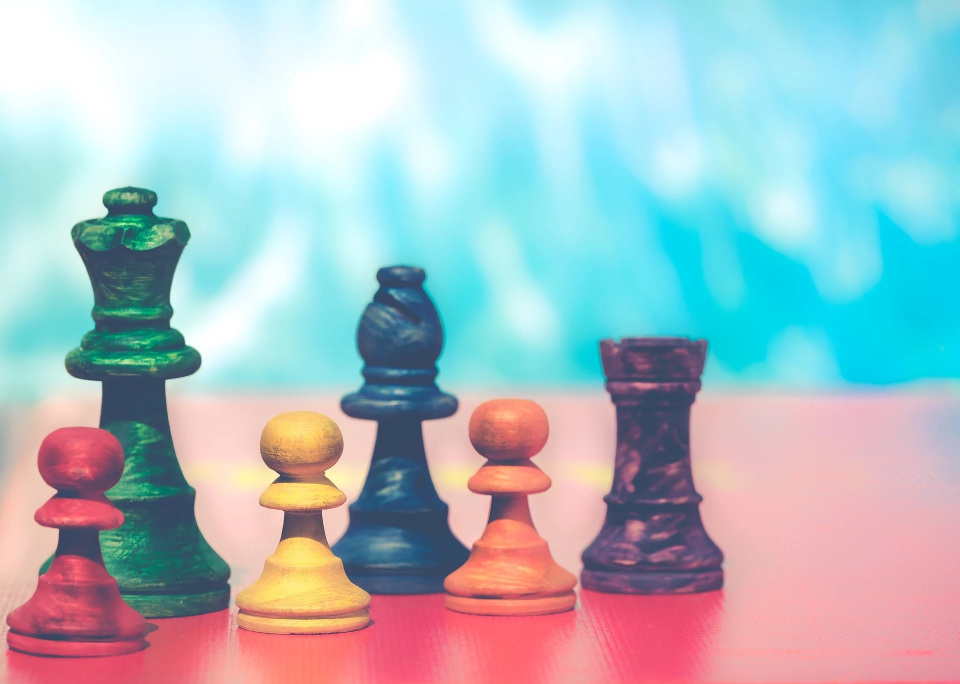
#> input picture 2_edit/apple.png, 1920 x 1368 px (shown at 1/2 size)
$ python 5_cutting.py
#> lines starting #> are read from the running program, lines starting #| are printed output that depends on the picture
import cv2
import os

os.chdir(os.path.dirname(__file__))

src = cv2.imread("apple.png",cv2.IMREAD_COLOR)
#> src is the input picture: shape (1368, 1920, 3); mean B, G, R 195.2, 188.6, 169.4
dst = src[100:600, 200:700].copy()
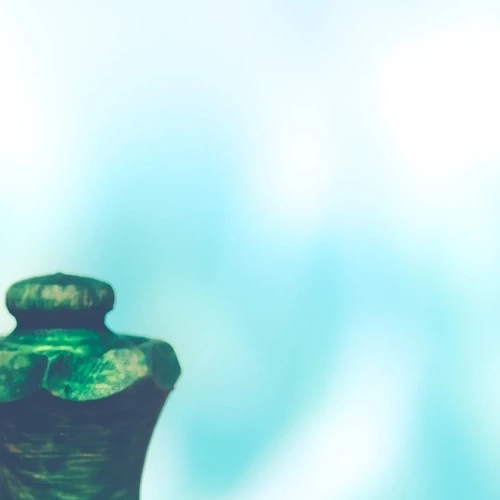
#> dst: shape (500, 500, 3); mean B, G, R 230.9, 228.5, 187.6

cv2.imshow("src",src)
cv2.imshow("dst",dst)
cv2.waitKey()
cv2.destroyAllWindows()
